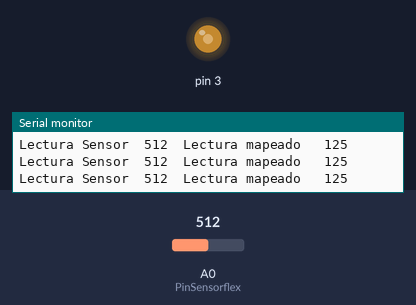
Simulated run of this sketch. Board: Arduino Uno, built with avr-gcc and run on an emulated ATmega328P. Shown: output pins drawn as LEDs (lit = HIGH), the last lines printed to the serial monitor. The inputs (shaded band) are chosen by the test bench; at power-on: A0 (PinSensorflex) = 512.

Above: at 1.2 s.
1.3 s: A0 (PinSensorflex) set to 418
At 2.0 s:
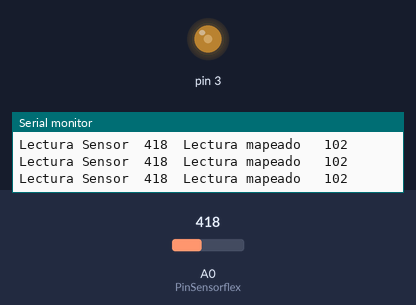
2.8 s: A0 (PinSensorflex) set to 400
At 3.4 s:
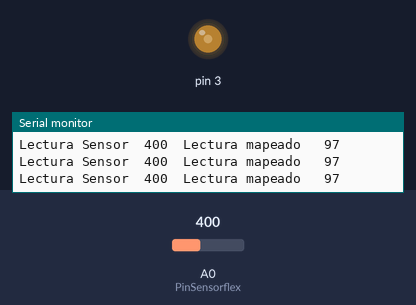
5.8 s: A0 (PinSensorflex) set to 716
At 6.8 s:
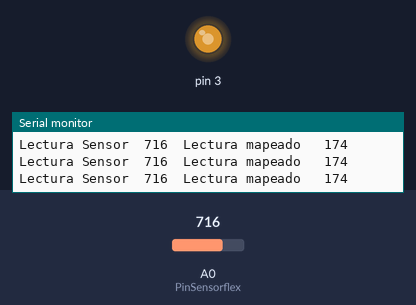
7.3 s: A0 (PinSensorflex) set to 982
At 8.3 s:
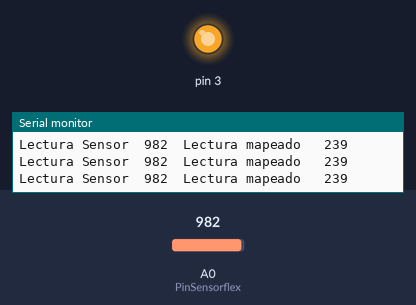
8.8 s: A0 (PinSensorflex) set to 1006
At 9.9 s:
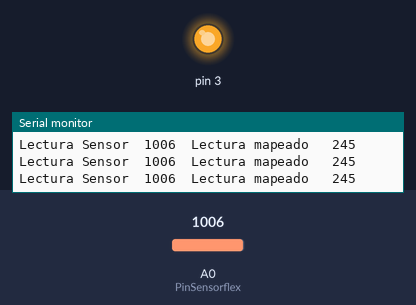
10.3 s: A0 (PinSensorflex) set to 0
At 10.8 s:
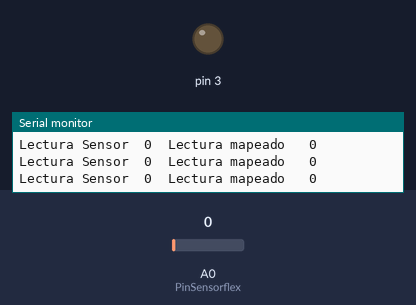
Timing chart, 0 to 12.8 s (numbered marks = the images above; inputs shaded):
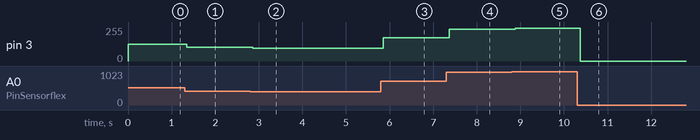

The sketch:

tutorial_sensor_flexible.ino
```cpp
int PinSensorflex = A0; // indicamos el pin del sensor

int LecturaSensorflex;  // Acá guardaremos los datos del sensor

int puntaje_alto = 1024; // Nivel Alto del sensor

int puntaje_bajo = 0; // Nivel Bajo del sensor

int Mapeo;              // Acá guardaremos los datos del
                        // sensor mapeados


void setup(){
Serial.begin(9600); // iniciamos la comunicación con arduino
}

void loop(){

LecturaSensorflex = analogRead(PinSensorflex); // Leemos el Sensor flexible

Mapeo = map(LecturaSensorflex, puntaje_bajo , puntaje_alto,0, 250); // hacemos el mapeo

Serial.print("Lectura Sensor  "); // imprimimos en el puerto serial la información
Serial.print(LecturaSensorflex);

Serial.print("  Lectura mapeado   ");
Serial.println(Mapeo);

analogWrite(3,Mapeo); // Prendemos el Led dependiendo de cuanto flexionamos el dedo


}
```

Measured:
- after the input at 1.3 s, pin 3: 125/255 → 102/255 after 0.05 s
- after the input at 2.8 s, pin 3: 102/255 → 97/255 after 0.06 s
- after the input at 5.8 s, pin 3: 97/255 → 174/255 after 0.06 s
- after the input at 7.3 s, pin 3: 174/255 → 239/255 after 0.07 s
- after the input at 8.8 s, pin 3: 239/255 → 245/255 after 0.08 s
- after the input at 10.3 s, pin 3: 245/255 → 0/255 after 0.07 s
